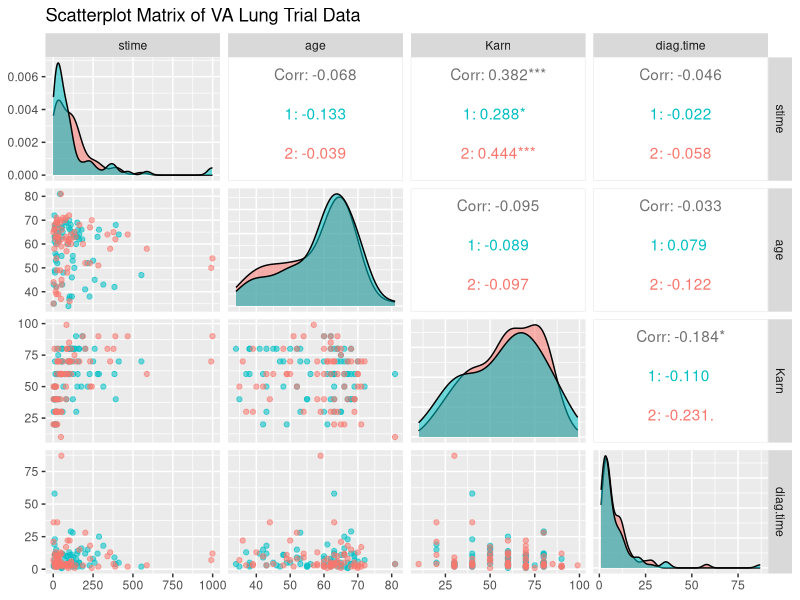
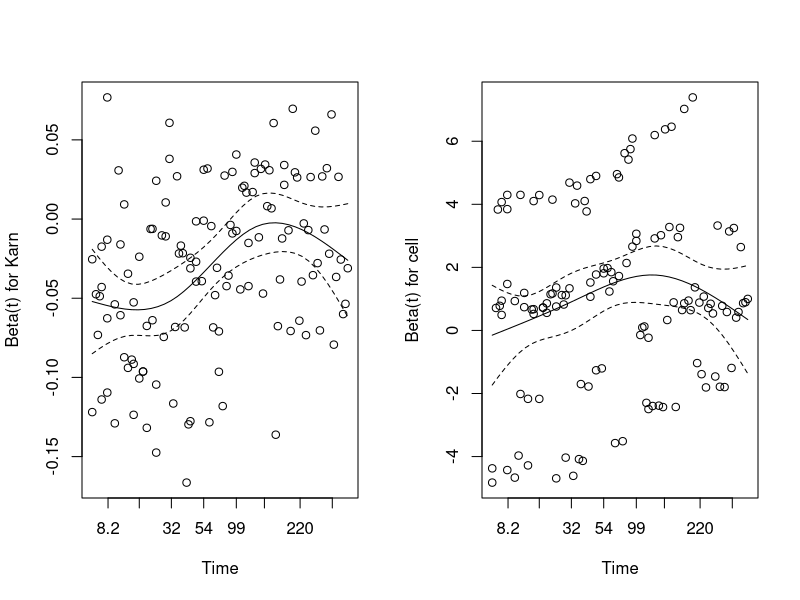

Write R code to recreate these figures, in order.
## ---- chunk 1
# loading packages 
library(tidyverse)
library(knitr)
library(ggthemes)
library(ggrepel)
library(dslabs)
library(MASS)
library(GGally)
## ---- chunk 2
# Load Data
data(VA)
#look at first few rows
kable(head(VA, 3), caption = "Sample Rows from VA Lung Trial Data")

summary_stats <- summary(VA[, c("stime", "status", "age", "Karn", "diag.time")])

#Convert summary statistics to a table
kable(summary_stats, caption = "Summary Statistics for VA Lung Trial Data")

#second prop summary
summary_stats2 <- summary(VA[, c("status", "treat", "cell", "prior")])

#Convert summary statistics to a table
kable(summary_stats2, caption = "Summary Count Statistics for VA Lung Trial Data")
## ---- chunk 3
#Create a scatter plot matrix using the GGally package
va_subset <- VA[, c("stime", "age", "Karn", "diag.time", "treat")]

ggpairs(va_subset, title = "Scatterplot Matrix of VA Lung Trial Data", 
        columns = c("stime", "age", "Karn", "diag.time"), ggplot2::aes(color = treat),
        lower = list(continuous = "points", combo = "dot_no_facet", mapping = ggplot2::aes(color=treat, alpha = 0.8)),
        diag = list(continuous = wrap("densityDiag"), mapping = ggplot2::aes(color = treat, alpha = 0.1))) +
  scale_color_manual(values = c("#00BFC4", "#F8766D"))
## ---- chunk 4
# Import Survival package with Cox proportional-hazard model
library(survival)

# Fit model with all variables.
# stime and status are the output values
cox.mod <- coxph(Surv(stime, status) ~ treat + age + Karn + diag.time + cell + prior, data=VA)

# Concordance Index or Harrel's C (model evaluation: higher is better. 50% is equivalent to guessing.)

# Likelihood ratio useful comparing nested models
summary(cox.mod)
## ---- chunk 5
# Can we drop age, diag.time, and prior
cox.mod2 <- coxph(Surv(stime, status) ~ treat + Karn + cell, data=VA)

summary(cox.mod2)
## ---- chunk 6
# Using anova with Likelihood ratio test
anova(cox.mod2, cox.mod, test="LRT")

## ---- chunk 7
# Can we also remove treat from the model
cox.mod3 <- coxph(Surv(stime, status) ~ Karn + cell, data=VA)

summary(cox.mod3)

# Using anova with Likelihood ratio test
anova(cox.mod3, cox.mod2, test="LRT")
## ---- chunk 8
summary(cox.mod3)
## ---- chunk 9
# Using cox.zph() to test for proportional-hazards assumption
cox.zph(cox.mod3)
## ---- chunk 10
# Plotting graphs of Schoenfield residuals vs time
par(mfrow=c(1,2))
plot(cox.zph(cox.mod3))
